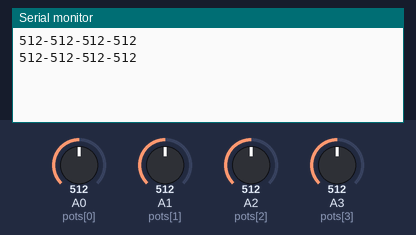
Bench run of a sketch on a simulated Arduino Uno, built with avr-gcc and run on an emulated ATmega328P. On the bench: the last lines printed to the serial monitor. The inputs (shaded band) are chosen by the test bench; at power-on: A0 (pots[0]) = 512, A1 (pots[1]) = 512, A2 (pots[2]) = 512, A3 (pots[3]) = 512.

Above: at 1.8 s.
1.9 s: A0 (pots[0]) set to 716
At 2.8 s:
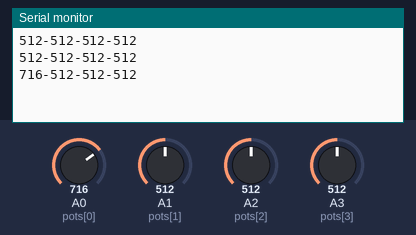
3.4 s: A1 (pots[1]) set to 716
At 4.7 s:
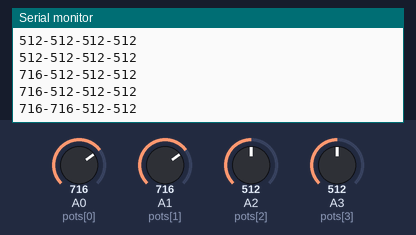
4.9 s: A2 (pots[2]) set to 716
At 5.8 s:
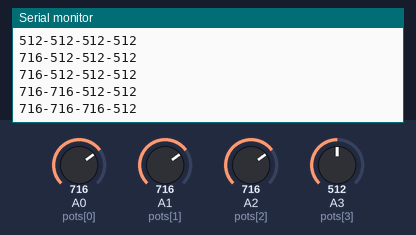
6.4 s: A3 (pots[3]) set to 716
At 7.7 s:
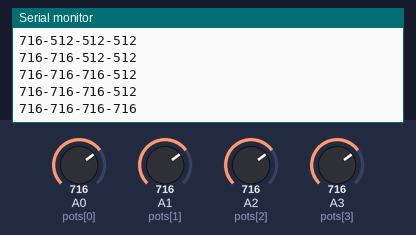
7.9 s: A0 (pots[0]) set to 992
At 8.9 s:
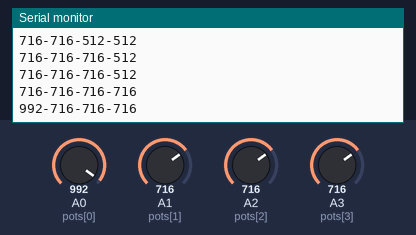
9.4 s: A1 (pots[1]) set to 992
At 10.9 s:
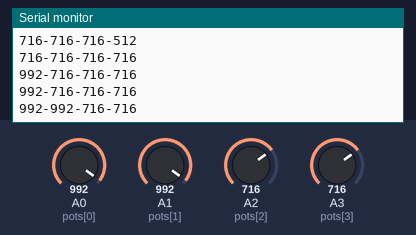
Timing chart, 0 to 11.9 s (numbered marks = the images above; inputs shaded):
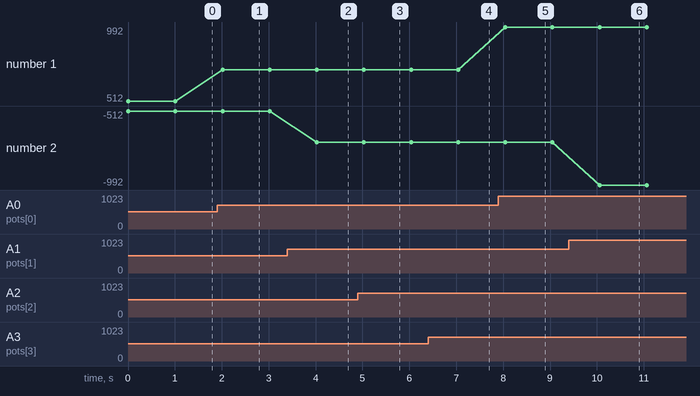

Measured:
- after the input at 1.9 s, the serial monitor: prints a new line after 0.12 s (image 1)
- after the input at 3.4 s, the serial monitor: prints a new line after 0.63 s (image 2)
- after the input at 4.9 s, the serial monitor: prints a new line after 0.13 s (image 3)
- after the input at 6.4 s, the serial monitor: prints a new line after 0.64 s (image 4)
- after the input at 7.9 s, the serial monitor: prints a new line after 0.15 s (image 5)
- after the input at 9.4 s, the serial monitor: prints a new line after 0.66 s (image 6)
- plotted number 1: 512 → 716 after the input at 1.9 s, 716 → 992 after the input at 7.9 s
- plotted number 2: -512 → -716 after the input at 3.4 s, -716 → -992 after the input at 9.4 s

The sketch:

P1_LecturaSensoresRecap.ino
```cpp
int pots [4]={A0,A1,A2,A3};
int vals [4];

void setup(){

Serial.begin(9600);
Serial.setTimeout(100);

}
void loop(){
for (int i=0; i<4; i++){
vals[i] = analogRead(pots[i]);
delayMicroseconds(1000);
}
String c;

c= String(vals[0])+"-"+
	 String(vals[1])+"-"+
	 String(vals[2])+"-"+
	 String(vals[3]);

Serial.println(c);

delay(1000);

}
```
